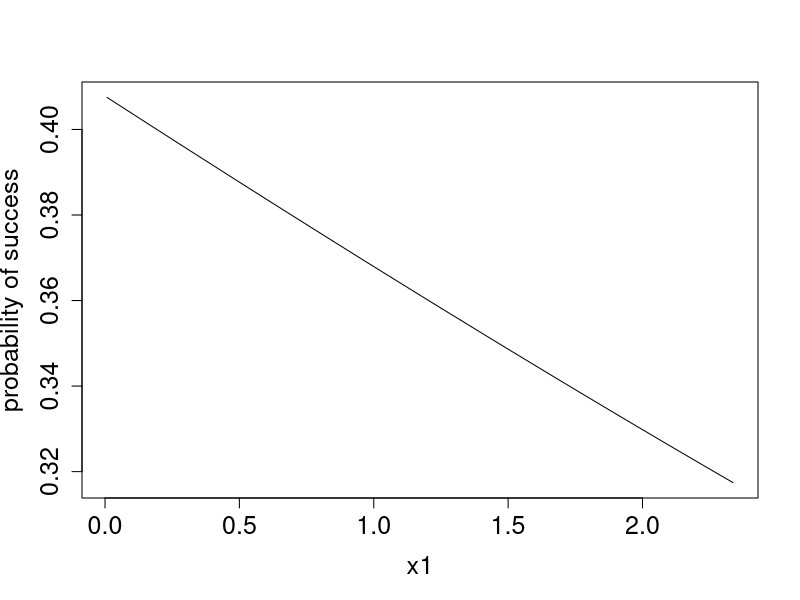

This chart was generated by the following R code:
## ---- chunk 1
#setwd(choose.dir('hw3.csv'))
hw3<-read.csv(file='hw3.csv')

fit<- glm(y~x1+x2, family = binomial, data = hw3)
summary(fit)

## ---- chunk 2
beta<- coef(fit)
beta

p_1<-plogis(beta[1]+beta[2]*1)
p_1

p_2<-plogis(beta[1]+beta[2]*2)
p_2

log((p_2/(1-p_2))/(p_1/(1-p_1)))

## ---- chunk 3
p_b<-plogis(beta[1]+beta[3])
p_b

p_a<-plogis(beta[1])
p_a

log((p_b/(1-p_b))/(p_a/(1-p_a)))

## ---- chunk 4
#Wald Test
ts1<-beta[2]/summary(fit)[['coefficients']]['x1', 'Std. Error']
ts1

#And to compare with the fitted model...
summary(fit)[['coefficients']]['x1','z value']

#And now, the p-value associated with x1...
px1<-2*pnorm(-1*abs(ts1), mean=0, sd=1)
px1

#And to compare with the fitted model...
summary(fit)[['coefficients']]['x1', 'Pr(>|z|)']

## ---- chunk 5
#Wald Test
ts2<-beta[3]/summary(fit)[['coefficients']]['x2b', 'Std. Error']
ts2

#And to compare with the fitted model...
summary(fit)[['coefficients']]['x2b','z value']

#And now, the p-value associated with x2...
px2<-2*pnorm(-1*abs(ts2), mean=0, sd=1)
px2

#And to compare with the fitted model...
summary(fit)[['coefficients']]['x2b', 'Pr(>|z|)']

## ---- chunk 6
y<-beta[1]+beta[2]*mean(hw3$x1)+beta[3]

#Mean probability of success
exp(y)/(1+exp(y))

## ---- chunk 7
x1<-seq(from=min(hw3$x1), to=max(hw3$x1), length.out=100)
y<-beta[1]+beta[2]*x1+beta[3]

plot(x=x1, y=plogis(y), ylab='probability of success', xlab='x1', cex.axis=1.5, cex.lab=1.5, type='l')

